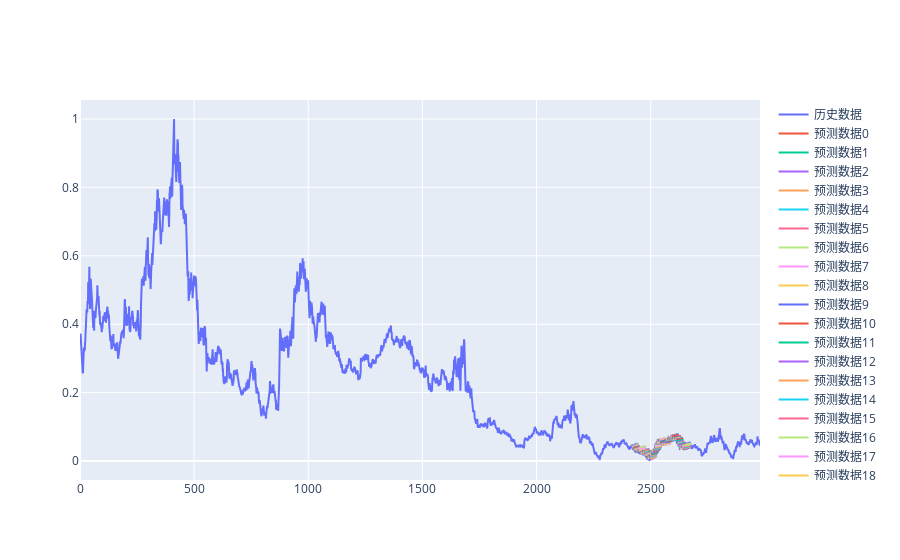

This figure's notebook cell:
### Code cell
# 绘制历史数据与预测数据
drawTargetAndPredicts(predicts,target_data, shifter=train_steps)
